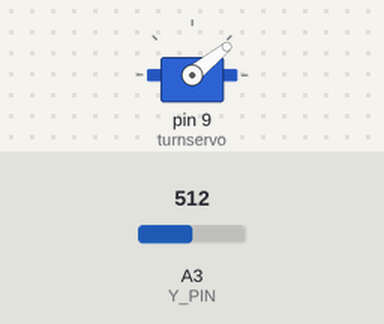
Bench run of a sketch on a simulated Arduino Uno, built with avr-gcc and run on an emulated ATmega328P. On the bench: servo. The inputs (shaded band) are chosen by the test bench; at power-on: A3 (Y_PIN) = 512. What the sketch prints to the serial monitor is not drawn.

Above: at 1.2 s.
1.3 s: A3 (Y_PIN) set to 528
At 2.1 s:
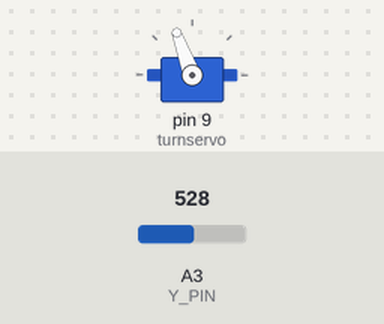
2.8 s: A3 (Y_PIN) set to 511
At 3.5 s:
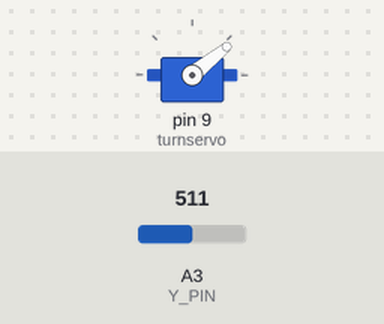
4.5 s: A3 (Y_PIN) set to 1023
At 5.3 s:
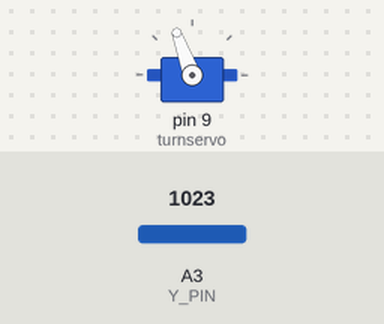
6.0 s: A3 (Y_PIN) set to 0
At 6.7 s:
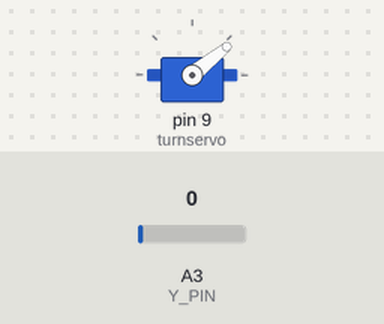
Timing chart, 0 to 8.5 s (numbered marks = the images above; inputs shaded):
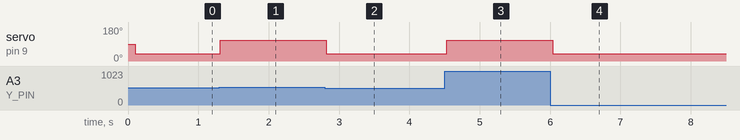

Measured:
- the behaviour switches between 512 and 513 on A3 (Y_PIN) (found by bisection; images 0 and 1)
- after the input at 1.3 s, servo on pin 9 (turnservo): 39° → 110° at once
- after the input at 2.8 s, servo on pin 9 (turnservo): 110° → 39° at once
- after the input at 4.5 s, servo on pin 9 (turnservo): 39° → 110° at once
- after the input at 6.0 s, servo on pin 9 (turnservo): 110° → 39° at once

The sketch:

Work_with_Servo___Joystik.ino
```cpp
#include <Servo.h>
const int Y_PIN = A3;
const int X_PIN = A2;
//const int tap = 4;
Servo turnservo;
int value;

void setup() {
  //delay(100);
  turnservo.attach(9);
  Serial.begin(9600);
  //pinMode(tap, OUTPUT);
  pinMode(Y_PIN, INPUT);
  pinMode(X_PIN, INPUT);
}

void loop() {
  //digitalWrite(tap, HIGH);
  value = analogRead(Y_PIN);
  Serial.write(value);
  delay(100);
  if (analogRead(Y_PIN)<=1024 && analogRead(Y_PIN)>=690) {
    turnservo.write(126);
  }else{
    turnservo.write(110);
  }
  if (analogRead(Y_PIN)<=512 && analogRead(Y_PIN)>=0) {
    turnservo.write(950);
  }else{
    turnservo.write(110);
  }
  /*
  if (analogRead(X_PIN)<=1024 && analogRead(X_PIN)>=690) {
    mySwitch.send(B0010, 4);
  }
  if (analogRead(X_PIN)<=512 && analogRead(X_PIN)>=0) {
    mySwitch.send(B0001, 4);
  }
  */
}
```
